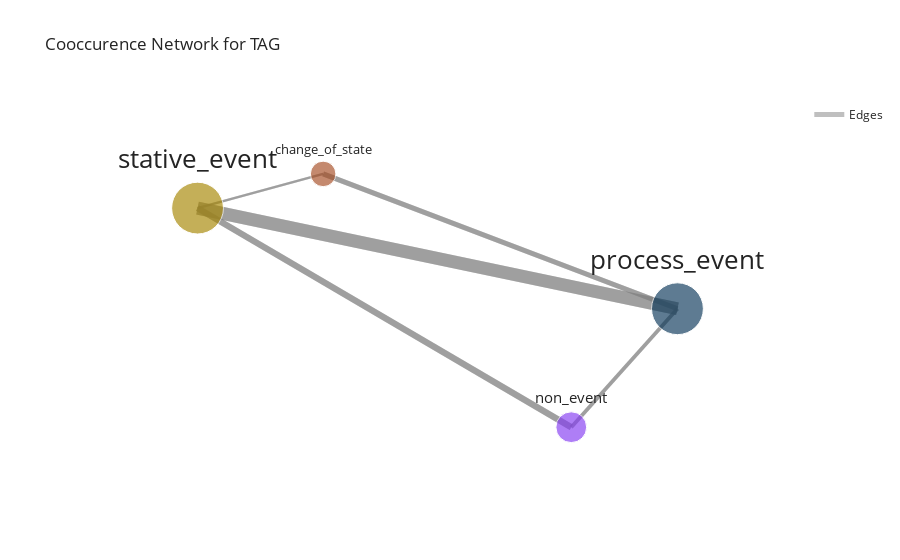

Notebook source saved alongside this figure:
### Code cell
my_project.ac_dict[my_annotation_collection].cooccurrence_network(
    character_distance=50,
)

### Figure 1 — Plotly figure (JSON) as saved in the notebook; plotly's stock layout.template omitted (floating-point values rounded to 4 significant figures)
{"data": [{"legendgroup": "edges", "line": {"color": "grey", "width": 4.947}, "mode": "lines", "name": "Edges", "opacity": 0.5, "showlegend": true, "type": "scatter", "x": [0.6733, -0.3414], "y": [-0.198, 0.7148]}, {"legendgroup": "edges", "line": {"color": "grey", "width": 12.84}, "mode": "lines", "name": "Edges", "opacity": 0.5, "showlegend": false, "type": "scatter", "x": [0.6733, -0.7011], "y": [-0.198, 0.4832]}, {"legendgroup": "edges", "line": {"color": "grey", "width": 3.632}, "mode": "lines", "name": "Edges", "opacity": 0.5, "showlegend": false, "type": "scatter", "x": [0.6733, 0.3692], "y": [-0.198, -1]}, {"legendgroup": "edges", "line": {"color": "grey", "width": 4.947}, "mode": "lines", "name": "Edges", "opacity": 0.5, "showlegend": false, "type": "scatter", "x": [-0.3414, 0.6733], "y": [0.7148, -0.198]}, {"legendgroup": "edges", "line": {"color": "grey", "width": 2.316}, "mode": "lines", "name": "Edges", "opacity": 0.5, "showlegend": false, "type": "scatter", "x": [-0.3414, -0.7011], "y": [0.7148, 0.4832]}, {"legendgroup": "edges", "line": {"color": "grey", "width": 12.84}, "mode": "lines", "name": "Edges", "opacity": 0.5, "showlegend": false, "type": "scatter", "x": [-0.7011, 0.6733], "y": [0.4832, -0.198]}, {"legendgroup": "edges", "line": {"color": "grey", "width": 2.316}, "mode": "lines", "name": "Edges", "opacity": 0.5, "showlegend": false, "type": "scatter", "x": [-0.7011, -0.3414], "y": [0.4832, 0.7148]}, {"legendgroup": "edges", "line": {"color": "grey", "width": 6.263}, "mode": "lines", "name": "Edges", "opacity": 0.5, "showlegend": false, "type": "scatter", "x": [-0.7011, 0.3692], "y": [0.4832, -1]}, {"legendgroup": "edges", "line": {"color": "grey", "width": 3.632}, "mode": "lines", "name": "Edges", "opacity": 0.5, "showlegend": false, "type": "scatter", "x": [0.3692, 0.6733], "y": [-1, -0.198]}, {"legendgroup": "edges", "line": {"color": "grey", "width": 6.263}, "mode": "lines", "name": "Edges", "opacity": 0.5, "showlegend": false, "type": "scatter", "x": [0.3692, -0.7011], "y": [-1, 0.4832]}, {"hoverinfo": "text", "marker": {"color": ["#093658", "#A68500", "#A64B21", "#843AF2"], "opacity": 0.65, "size": [51.84, 51.84, 25.53, 30.79]}, "mode": "markers+text", "showlegend": false, "text": ["process_event", "stative_event", "change_of_state", "non_event"], "textfont": {"size": [25.92, 25.92, 12.76, 15.39]}, "textposition": "top center", "type": "scatter", "x": [0.6733, -0.7011, -0.3414, 0.3692], "y": [-0.198, 0.4832, 0.7148, -1]}], "layout": {"title": {"text": "Cooccurence Network for TAG"}, "xaxis": {"range": [-1.038, 1.01], "showgrid": false, "showticklabels": false, "ticks": "", "visible": false}, "yaxis": {"range": [-1.357, 1.215], "showgrid": false, "showticklabels": false, "ticks": "", "visible": false}}}
